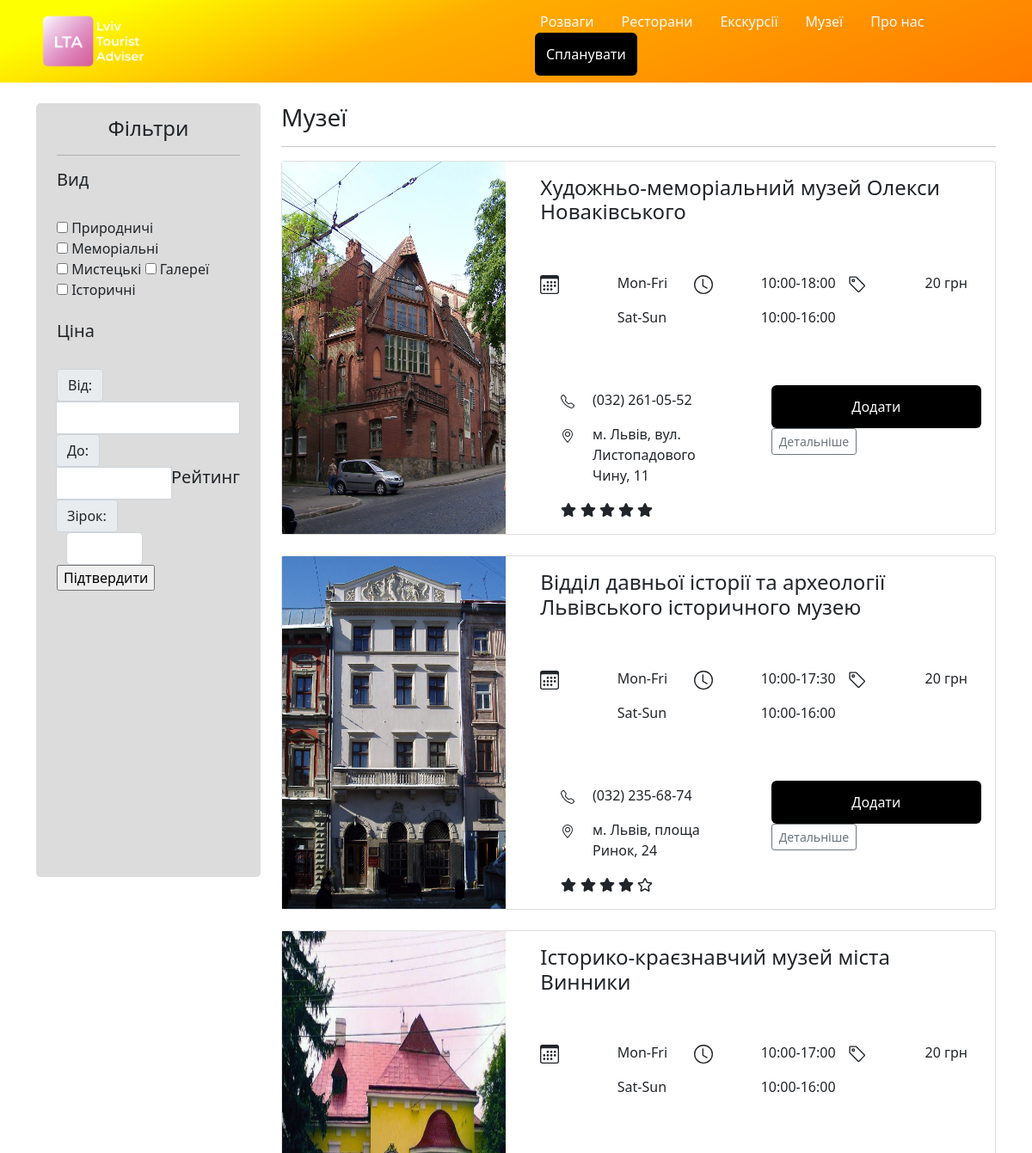
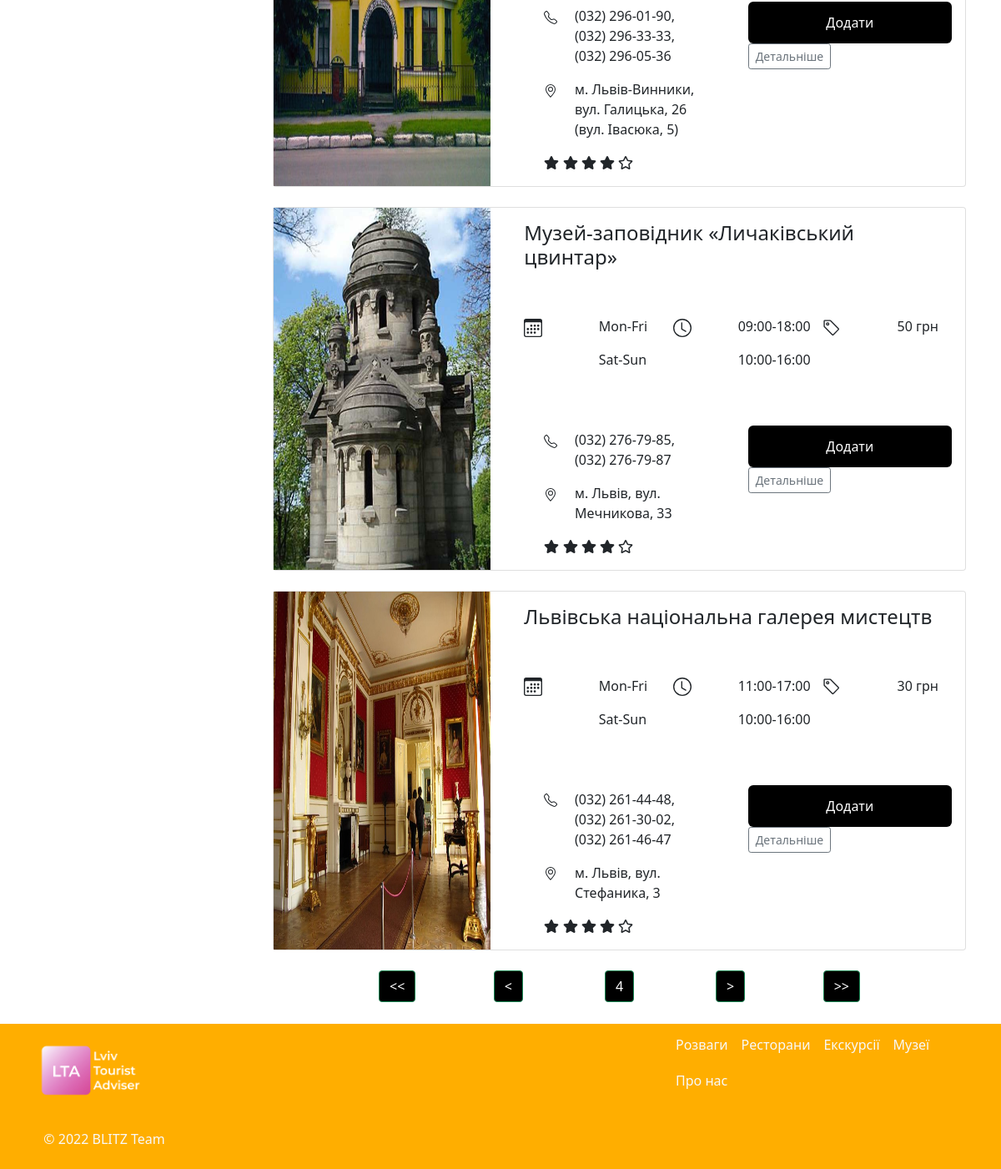
The app's page /museums/?page=4 with its own data (2 pictures, top to bottom).
### museums/models.py (models this page shows, shortened)
class Museums(models.Model):
    name = models.CharField(max_length=100)
    address = models.CharField(max_length=150)
    price = models.IntegerField()
    img_url = models.CharField(max_length=200)
    start_work_hour = models.CharField(max_length=10)
    end_work_hour = models.CharField(max_length=10)
    description = models.TextField()
    rating = models.DecimalField(max_digits=3, decimal_places=1)
    phone_number = models.CharField(max_length=80)
    category = models.IntegerField(null=True)

### museums/views.py (the view)
# urls.py: path('museums/', include('museums.urls')),
def museums(request):
    all_museums = Museums.objects.all()
    page = request.GET.get('page', 1)
    if not page:
        page = 1
    p = Paginator(all_museums, 5)
    page_response = p.page(page)
    data = {
        'all_museums': page_response,
        'pages': p
    }
    return render(request, 'museums/category.html', data)

### museums/views.py (called while the page is built)
@register.filter
def get_stars(value):
    return range(int(value))

@register.filter
def get_stars_o(value):
    return range(5 - int(value))

@register.filter
def get_img(museum):
    return f'/static/museums/photos/{museum.id}.jpg'

### museums/templates/museums/category.html (shortened to what this page needs)
{% extends "main/base.html" %}
{% load static %}
{% block head %}
  <link rel="stylesheet" href="{% static 'museums/category.css' %}">
  <link rel="stylesheet" href="https://cdnjs.cloudflare.com/ajax/libs/font-awesome/4.7.0/css/font-awesome.min.css">
{% endblock %}
{% block content %}
    <div class='row'>
      <div class='col-3'>
        <div class="container filter" style="background:#DCDCDC;height:900px;border-radius:5px;">
          <h4 class='text-dark' style="text-align:center;padding-top:15px;">Фільтри</h4>
          <hr class="bg-dark">
          <div class="row">
            <div class="col-12">
              <h5>Вид</h5><br>
              <form>
                <label class="custom-checkbox">
                  <input type="checkbox" value="value-1">
                    Природничі
                </label>
                <label class="custom-checkbox">
                  <input type="checkbox" value="value-1">
                    Меморіальні
                </label>
                <label class="custom-checkbox">
                  <input type="checkbox" value="value-1">
                    Мистецькі
                </label>
                <label class="custom-checkbox">
                  <input type="checkbox" value="value-1">
                    Галереї
                </label>
                <label class="custom-checkbox">
                  <input type="checkbox" value="value-1">
                    Історичні
                </label>
              </form>
              <br>
              <h5>Ціна</h5><br>
              <form>
                <div class="input-group">
                  <div class="input-group">
                    <span class="input-group-text" id="">Від:</span>
                  </div>
                  <input type="text" class="form-control">
                  <div class="input-group">
                    <span class="input-group-text" id="">До:</span>
                  </div>
                  <input type="text" class="form-control">
                   <br>
                  <h5>Рейтинг</h5><br>
                  <div class="input-group">
                      <span class="input-group-text" id="">Зірок:</span>
                    </div>
                  <div class="row">
                    <div class="col-6">
                      <input type="text" class="form-control">
                    </div>
                  </div>
                </div>
                <div >
                  <input class="filter" type="button" value="Підтвердити">
                </div>
              </form>
            </div>
          </div>
        </div>
      </div>
      <div class="col-9 content">
        <h3>Музеї</h3>
        <hr>
        {% for museum in all_museums.object_list %}
        <div class="card mb-4 box-shadow">
          <div class='row'>
            <div class='col-4'>
              <img class="card-img-thumbnail" data-src="holder.js/100px225?theme=thumb&amp;bg=55595c&amp;fg=eceeef&amp;text=Thumbnail" alt="Thumbnail [100%x225]" style="height: 100%; width: 100%; display: inline-block;" src="{{ museum|get_img }}" data-holder-rendered="true">
            </div>
            <div class="col-8">
              <div class="card-body">
                <h4>{{ museum.name }}</h4>
                <br>
                <br>
                  <div class="row">
                    <div class="col-4">
                      <div class="row">
                        <div class="col-6">
                        </div>
                        <div class="col-6">
                          <p style="text-align:left;">Mon-Fri</p>
                          <p style="text-align:left;">Sat-Sun</p>
                        </div>
                      </div>
                    </div>
                    <div class="col-4">
                      <div class="row">
                        <div class="col-6">
                          <svg xmlns="http://www.w3.org/2000/svg" width="22" height="22" fill="currentColor" class="bi bi-clock" viewBox="0 0 16 16">
                            <path d="M8 3.5a.5.5 0 0 0-1 0V9a.5.5 0 0 0 .252.434l3.5 2a.5.5 0 0 0 .496-.868L8 8.71V3.5z"/>
                            <path d="M8 16A8 8 0 1 0 8 0a8 8 0 0 0 0 16zm7-8A7 7 0 1 1 1 8a7 7 0 0 1 14 0z"/>
                          </svg>
                        </div>
                        <div class="col-6" style='padding:0;'>
                          <p style="text-align:left;">{{museum.start_work_hour}}-{{museum.end_work_hour}}</p>
                          <p style="text-align:left;">10:00-16:00</p>
                        </div>
                      </div>
                    </div>
                    <div class="col-4">
                      <div class="row">
                        <div class="col-6">
                        </div>
                        <div class="col-6">
                          <p style="text-align:left;">{{museum.price}} грн</p>
                        </div>
                      </div>
                    </div>
                  </div>
                  <br>
                  <br>
                  <div class="row" style="margin-top:8px;">
                    <div class="col-6" style="text-align:left;">
                      <div class="container-fluid" style="item-align:center">
                        <div class="row">
                          <div class="col-2">
                          </div>
                          <div class="col-10">
                            <p>{{museum.phone_number}}</p>
                          </div>
                        </div>
                        <div class="row">
                          <div class="col-2">
                          </div>
                          <div class="col-10">
                            <p>{{museum.address}}</p>
                          </div>
                          <div class="d-flex justify-content-left">
                            <div class="stars">
                              {% for i in museum.rating|get_stars %}
                              <i class="fa fa-star" aria-hidden="true"></i>
                              {% endfor %}
                              {% for i in museum.rating|get_stars_o %}
                              <i class="fa fa-star-o" aria-hidden="true"></i>
                              {% endfor %}
                            </div>
                          </div>
                        </div>
                      </div>
                    </div>
                    <div class="col-6">
                      <div class="button-group-vertical">
                        <a href="#" class="plan_a" style="text-decoration:none;">
                          <div class="plan_div add">
                            <p id="{{ museum.id }}" style="color:#fff;margin:0px;font-size:16px;">Додати</p>
                          </div>
                        </a>
                        <a href="{{ museum.id }}" style="text-decoration:none;"><button type="button" class="btn btn-sm btn-outline-secondary ui-btn ui-shadow ui-corner-all">Детальніше</button></a>
                      </div>
                    </div>
                  </div>
                </div>
              </div>
            </div>
          </div>
          {% endfor %}
          <div class="pages row m-3 justify-content-center text-center">
            <div class="col-2">
              <a class="btn btn-success" style="color: #fff;background:#000;" href="?page=1" role="button"><<</a>
            </div>
            <div class="col-2">
              <a class="btn btn-success" style="color: #fff;background:#000;" href="?page={% if all_museums.has_previous %}{{ all_museums.previous_page_number }}{% else %}1{% endif %}" role="button"><</a>
            </div>
            <div class="col-2">
              <a class="btn btn-success" style="color: #fff;background:#000;">{{ all_museums.number }}</a>
            </div>
            <div class="col-2">
              <a class="btn btn-success" style="color: #fff;background:#000;" href="?page={% if all_museums.has_next %}{{ all_museums.next_page_number }}{% else %}{{ pages.num_pages }}{% endif %}" role="button">></a>
            </div>
            <div class="col-2">
              <a class="btn btn-success" style="color: #fff;background:#000;" href="?page={{ pages.num_pages }}" role="button">>></a>
            </div>
          </div>
        </div>
      </div>
{% endblock %}

### museums/static/museums/category.css (style rules this page uses)
body { margin: 0; padding: 0; font-family: 'Open Sans', serif; background: #eee }
.content { width: 420px; margin-top: 100px }
.custom-checkbox>input { position: absolute; z-index: -1; opacity: 0; }
.plan_div { background:#000; width:100%; height:100%; text-align:center; border-radius:6px; padding:13px; }
.plan_a { margin-top:10px; margin-bottom:10px; }
p { font-family:Merriweather; }

### main/templates/main/base.html (style rules this page uses)
.plan_div { background:#000; width:100%; height:100%; text-align:center; border-radius:6px; padding:13px; margin-top:-5px; }

### records on screen
Museums: shows a picture, name "Художньо-меморіальний музей Олекси Новаківського", start_work_hour "10:00", end_work_hour "18:00", price "20", phone_number "(032) 261-05-52", address "м. Львів, вул. Листопадового Чину, 11", rating 5 (drawn)
Museums: shows a picture, name "Відділ давньої історії та археології Львівського історичного музею", start_work_hour "10:00", end_work_hour "17:30", price "20", phone_number "(032) 235-68-74", address "м. Львів, площа Ринок, 24"
Museums: shows a picture, name "Історико-краєзнавчий музей міста Винники", start_work_hour "10:00", end_work_hour "17:00", price "20", phone_number "(032) 296-01-90, (032) 296-33-33, (032) 296-05-36", address "м. Львів-Винники, вул. Галицька, 26 (вул. Івасюка, 5)"
Museums: shows a picture, name "Музей-заповідник «Личаківський цвинтар»", start_work_hour "09:00", end_work_hour "18:00", price "50", phone_number "(032) 276-79-85, (032) 276-79-87", address "м. Львів, вул. Мечникова, 33"
Museums: shows a picture, name "Львівська національна галерея мистецтв", start_work_hour "11:00", end_work_hour "17:00", price "30", phone_number "(032) 261-44-48, (032) 261-30-02, (032) 261-46-47", address "м. Львів, вул. Стефаника, 3"

### other values on screen
{{ all_museums.number }} "4"
